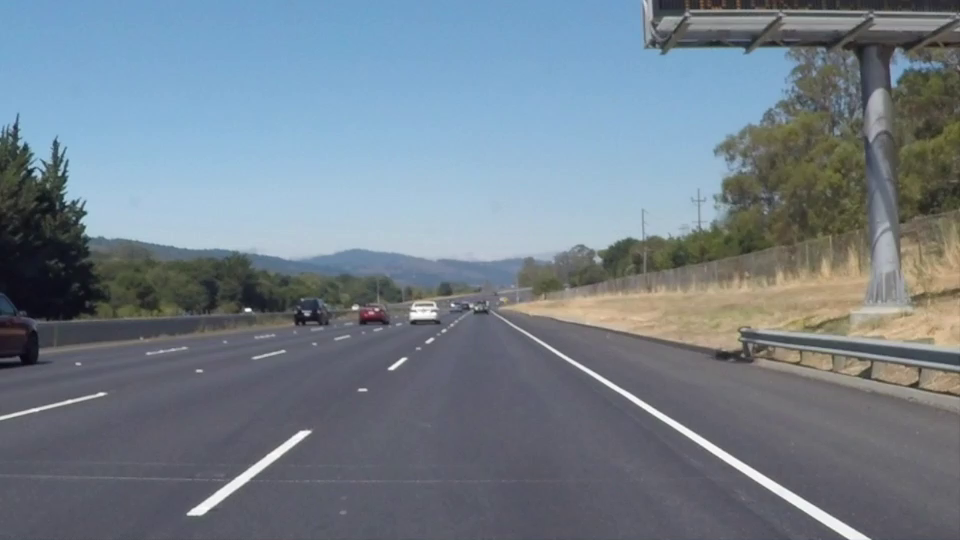
#> input picture frame 0 of data/solidWhiteRight.mp4, 960 x 540 px, given in place of tw_NH1.mp4, which was not available
$ jupyter execute --allow-errors main.ipynb   (older library calls are emulated)
#> lines starting #> are read from the running program, lines starting #| are printed output that depends on the picture; after the words box and inside, x2 and y2 are one past the last pixel; in counts of white or black regions, pixels touching at a corner belong together; pictures that were not available may be replaced by others from this repository, and a replacement may not be noted
[cell 1]
import numpy as np
import matplotlib.pyplot as plt
import cv2
import os
from sklearn.linear_model import LinearRegression

#%% Load video
P = './data'
V = 'tw_NH1.mp4'
sV = 'Lane_' + V
vc = cv2.VideoCapture(os.path.join(P, V))
fps = vc.get(cv2.CAP_PROP_FPS)
frame_count = int(vc.get(cv2.CAP_PROP_FRAME_COUNT))
video = []

[cell 2]
#%% Functions
def draw_lines(img, lines, color=[255, 0, 0], thickness=10):
    for line in lines:
        for x1,y1,x2,y2 in line:
            cv2.line(img, (x1, y1), (x2, y2), color, thickness)

def lr_lines(x, y):
    Lx, Ly, Rx, Ry = [], [], [], []
    Llimt, Rlimt = vertices[1, 0], vertices[2, 0]

    for xi, yi in zip(x[:,0], y[:,0]):
        if xi < ((Llimt + Rlimt)//2):
            Lx.append(xi)
            Ly.append(yi)
        else:
            Rx.append(xi)
            Ry.append(yi)
    return np.array(Lx), np.array(Ly), np.array(Rx), np.array(Ry)


def linear_reg(x, y, res, Llimt, Rlimt):
    model = LinearRegression(fit_intercept=True)
    model.fit(x[:, np.newaxis], y[:, np.newaxis])
    xfit = np.linspace(Llimt, Rlimt, res)[:, np.newaxis]
    yfit = model.predict(xfit)
    return xfit, yfit

def _line(lines, vertices, res=10000):
    color = [255, 0, 0]
    thickness = 5
    x1 = lines[:, :, 0]
    y1 = lines[:, :, 1]
    x2 = lines[:, :, 2]
    y2 = lines[:, :, 3]
    lines_new = np.zeros((res*2, 1, 4))
    Lx1, Ly1, Rx1, Ry1 = lr_lines(x1, y1)
    Lx2, Ly2, Rx2, Ry2 = lr_lines(x2, y2)
    Lfitx1, Lfity1 = linear_reg(Lx1, Ly1, res, vertices[0, 0], vertices[1, 0])
    Lfitx2, Lfity2 = linear_reg(Lx2, Ly2, res, vertices[0, 0], vertices[1, 0])
    Rfitx1, Rfity1 = linear_reg(Rx1, Ry1, res, vertices[3, 0], vertices[2, 0])
    Rfitx2, Rfity2 = linear_reg(Rx2, Ry2, res, vertices[3, 0], vertices[2, 0])

    nx1 = np.concatenate((Lfitx1, Rfitx1))
    nx2 = np.concatenate((Lfitx2, Rfitx2))
    ny1 = np.concatenate((Lfity1, Rfity1))
    ny2 = np.concatenate((Lfity2, Rfity2))

    nx = ((nx1 + nx2)/2).astype(int)
    ny = ((ny1 + ny2)/2).astype(int)

    lines_new = np.concatenate((nx, ny, nx, ny), axis=1)[:, np.newaxis, :]

    return lines_new

[cell 3]
#%% Video process
for idx in range(frame_count):
    vc.set(1, idx)
    ret, frame = vc.read()
    if idx==25:
        img = frame
        break
#> this loop made 26 passes
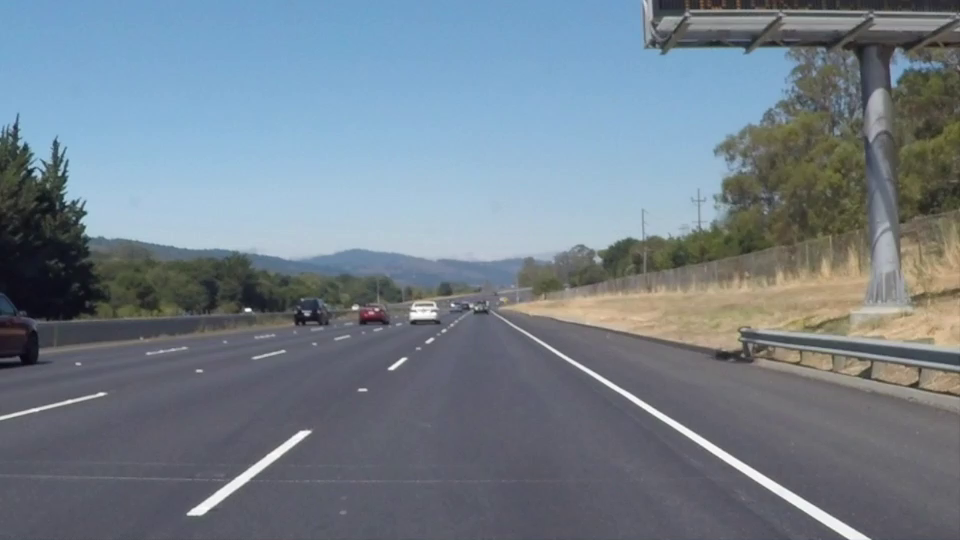
#> input picture frame 0 of data/solidWhiteRight.mp4, 960 x 540 px, given in place of tw_NH1.mp4, which was not available
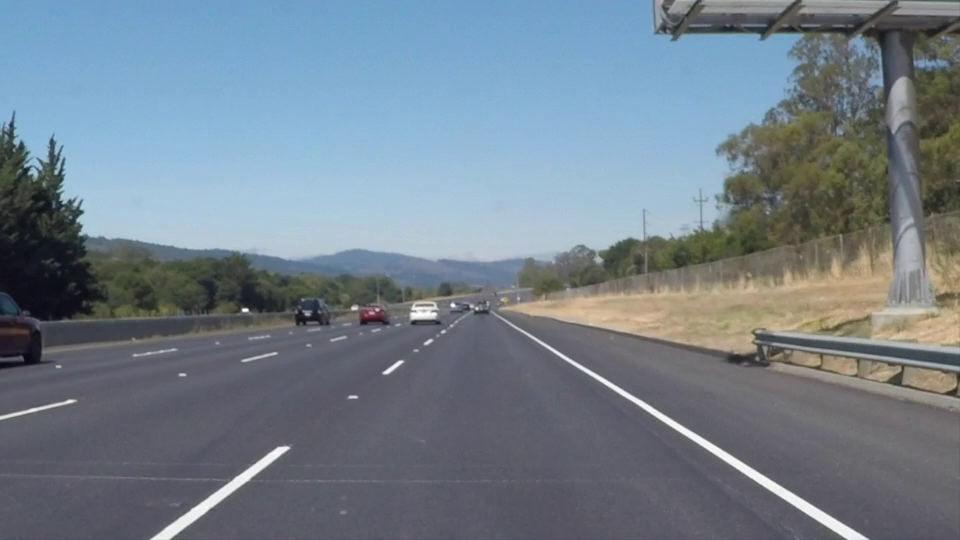
#> input picture frame 1 of data/solidWhiteRight.mp4, 960 x 540 px, given in place of tw_NH1.mp4, which was not available
#> pass 3, `ret, frame = vc.read()`:
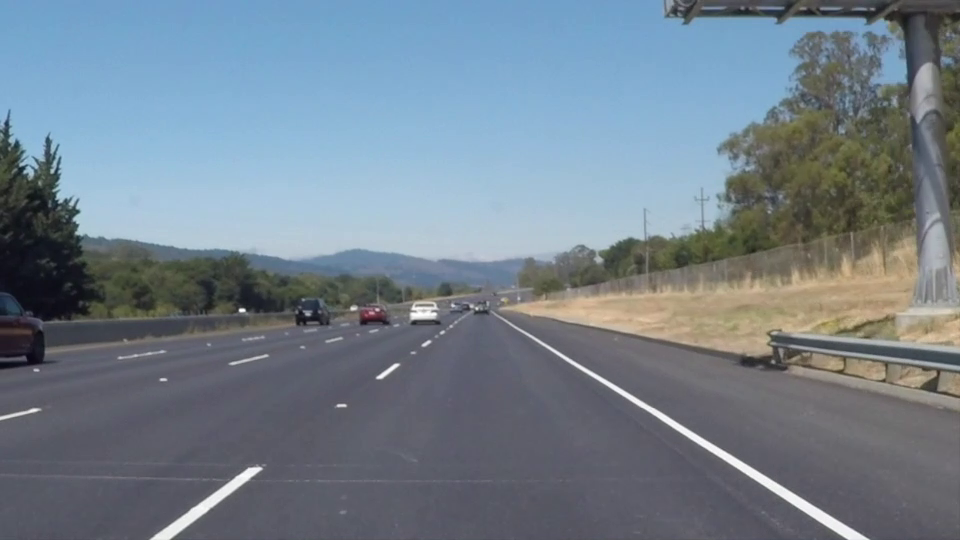
#> frame: shape (540, 960, 3); mean B, G, R 140.2, 128.5, 115.1

img = img[:,:,[2,1,0]]
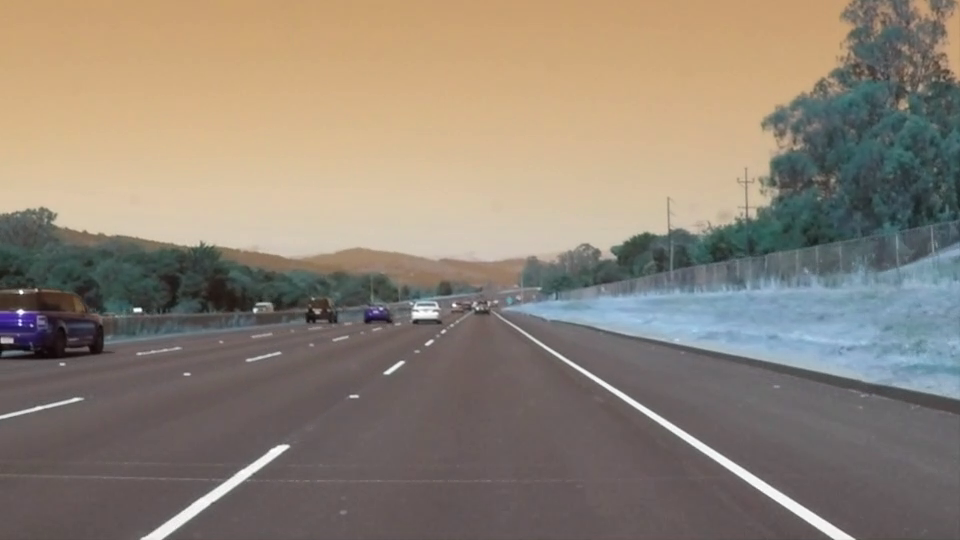
#> img: shape (540, 960, 3); mean of channels 0, 1, 2 118, 131, 142.1; drawn as B, G, R
#====================
plt.imshow(img)
print(img.shape)
#| (540, 960, 3)

[cell 4]
#%% Binary
gray_img =cv2.cvtColor(img, cv2.COLOR_BGR2GRAY)
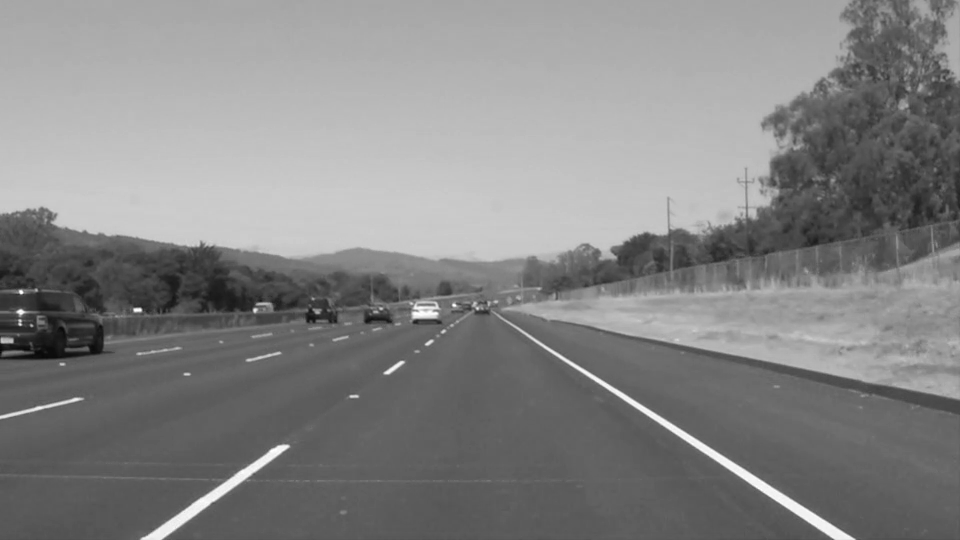
#> gray_img: shape (540, 960); min 7, max 255, mean 132.9
sobelx = cv2.Sobel(gray_img, cv2.CV_64F, 1, 0)
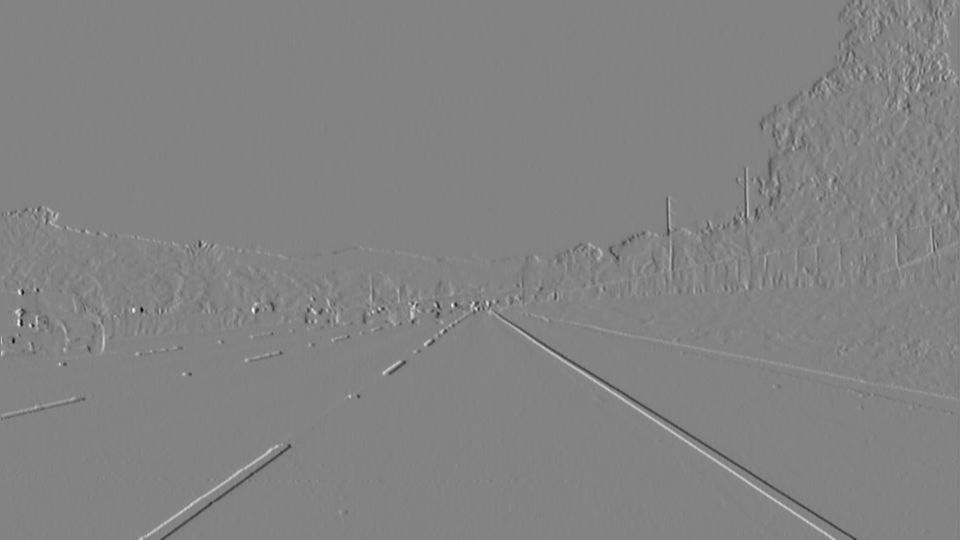
#> sobelx: shape (540, 960) float64; min -559, max 528, mean -0.1; drawn with min black and max white
abs_sobelx = np.absolute(sobelx)
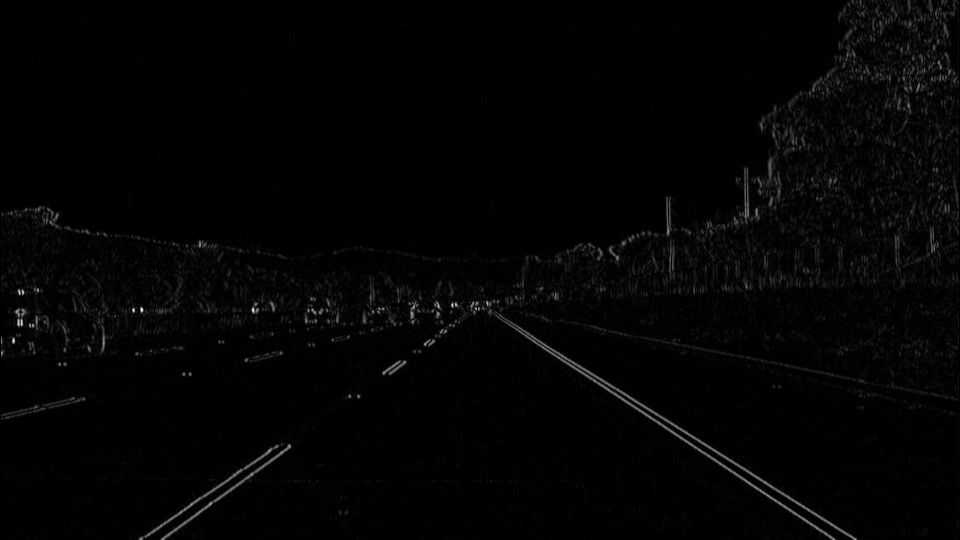
#> abs_sobelx: shape (540, 960) float64; min 0, max 559, mean 9; drawn with min black and max white
# Scale result to 0-255
scaled_sobel = np.uint8(255*abs_sobelx/np.max(abs_sobelx))

sx_binary = np.zeros_like(scaled_sobel)
# Keep only derivative values that are in the margin of interest
sx_binary[(scaled_sobel >= 25) & (scaled_sobel <= 255)] = 1
# Detect pixels that are white in the grayscale image
white_binary = np.zeros_like(gray_img)
white_binary[(gray_img > 180) & (gray_img <= 255)] = 1
# Combine all pixels detected above
binary_warped = cv2.bitwise_or(sx_binary, white_binary)

#====================
fig_0 = plt.figure(0)
plt.imshow(scaled_sobel)
fig_1 = plt.figure(1)
plt.imshow(binary_warped)
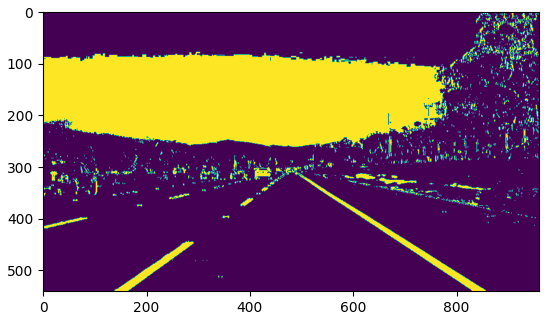
#> figure drawn by matplotlib, 1 panel

[cell 5]
#%% Mask
mask = np.zeros_like(binary_warped)
vertices = np.array(
    [[0, 990],  # Bottom left
    [805, 700],  # Top left
    [1040, 700],  # Top right
    [1920, 990]]) # Bottom righ

#defining a 3 channel or 1 channel color to fill the mask with depending on the input image
if len(binary_warped.shape) > 2:
    channel_count = binary_warped.shape[2]  # i.e. 3 or 4 depending on your image
    ignore_mask_color = (255,) * channel_count
else:
    ignore_mask_color = 255

#filling pixels inside the polygon defined by "vertices" with the fill color
cv2.fillPoly(mask, [vertices], ignore_mask_color)
#> mask: shape (540, 960); every value is 0

#returning the image only where mask pixels are nonzero
masked_image = cv2.bitwise_and(binary_warped, mask)
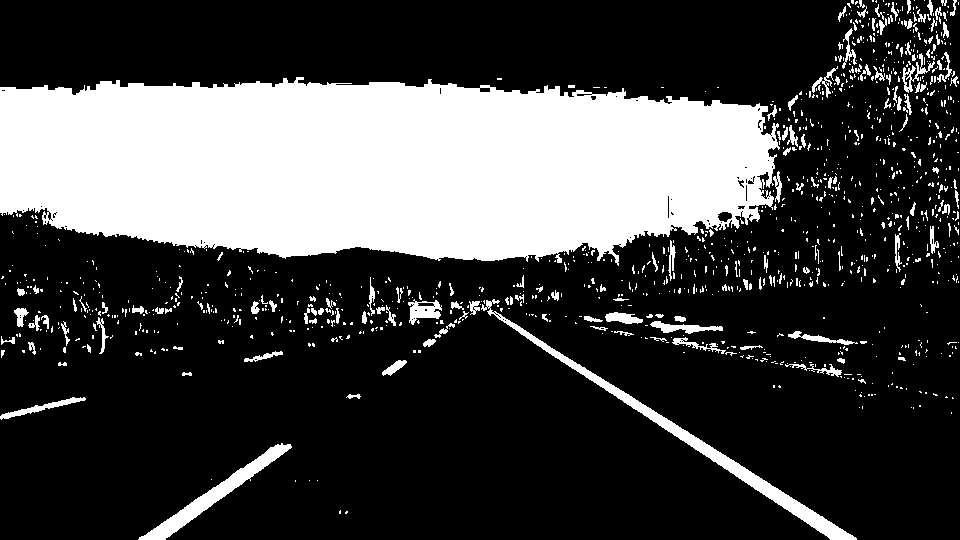
#> binary_warped: shape (540, 960); values 0 (black) and 1 (white), 26.8% white; 1138 white regions (980 under 20 px), largest, box (x1, y1, x2, y2) and area: (0, 77, 780, 266) 117868, (481, 299, 857, 540) 4220, (138, 443, 292, 540) 2257

#====================
fig_0 = plt.figure(0)
plt.imshow(masked_image)
fig_1 = plt.figure(1)
mask_r = np.zeros((img.shape[0], img.shape[1], 3), dtype=np.uint8)
mask_r[:,:,0], mask_r[:,:,1], mask_r[:,:,2] = mask, mask*0, mask*0
#> mask_r: shape (540, 960, 3); every value is 0
mask_result = cv2.addWeighted(mask_r, 1, img, 1, 0)
plt.imshow(mask_result)

[cell 6]
rho = 1
theta = np.pi/180
threshold = 1
min_line_len = 10
max_line_gap = 1

lines = cv2.HoughLinesP(masked_image, rho, theta, threshold, np.array([]), minLineLength=min_line_len, maxLineGap=max_line_gap)
#> lines = None
line_img = np.zeros((masked_image.shape[0], masked_image.shape[1], 3), dtype=np.uint8)
#> (the rest of this cell did not finish here and is left out)

draw_lines(line_img, lines_new)

#====================
fig_0 = plt.figure(0)
plt.imshow(line_img)

$ run again, starting later in the video
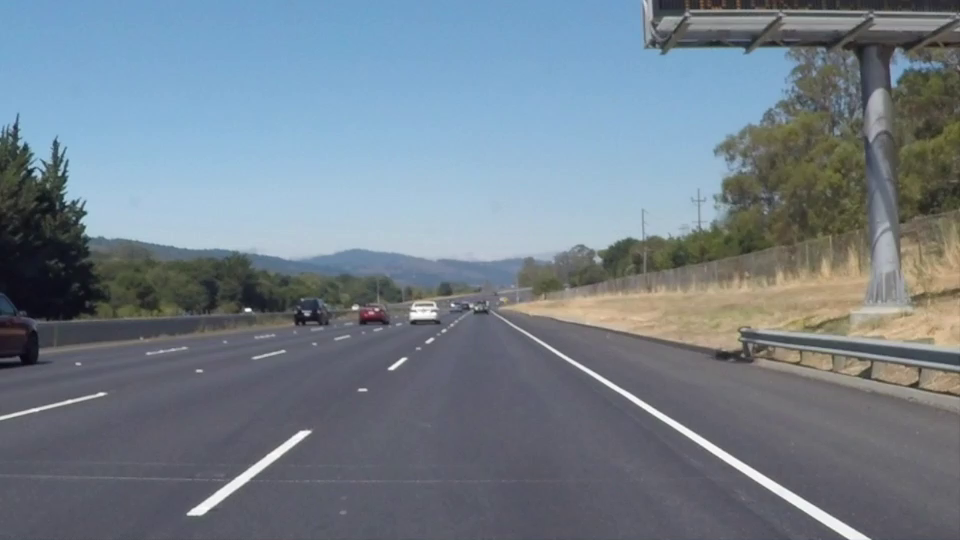
#> input picture frame 0 of data/solidWhiteRight.mp4, 960 x 540 px, given in place of tw_NH1.mp4, which was not available
#> the loop `for idx in range(frame_count):` made 26 passes
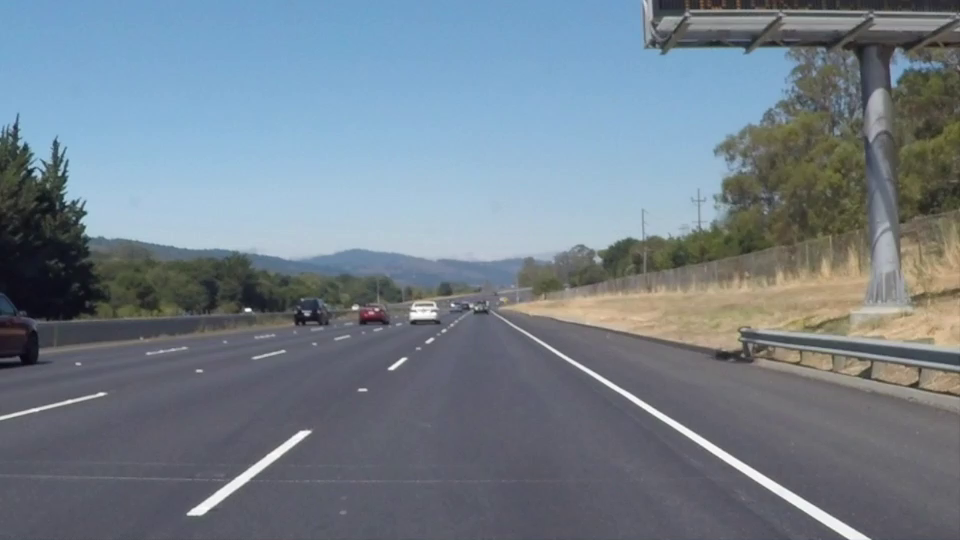
#> input picture frame 0 of data/solidWhiteRight.mp4, 960 x 540 px, given in place of tw_NH1.mp4, which was not available
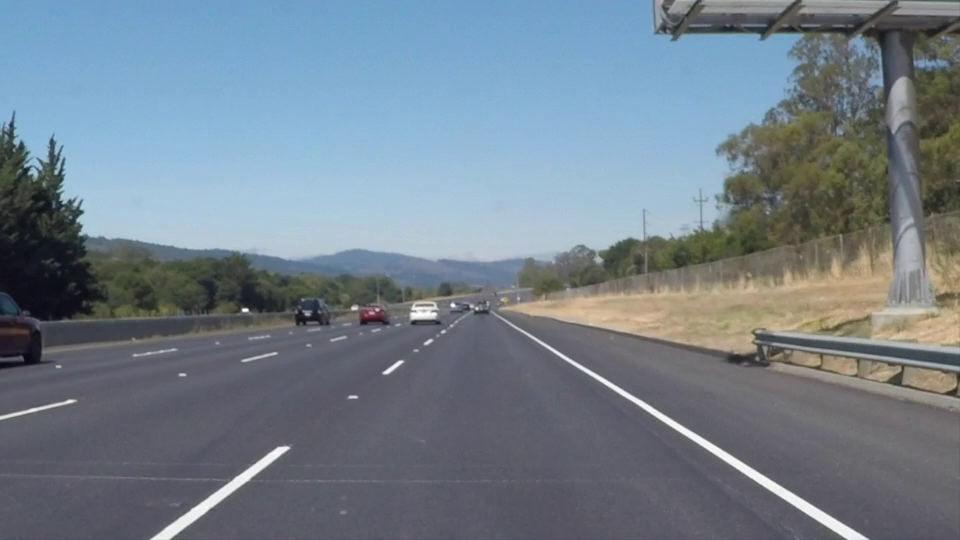
#> input picture frame 1 of data/solidWhiteRight.mp4, 960 x 540 px, given in place of tw_NH1.mp4, which was not available
#| (540, 960, 3)
#> mask: shape (540, 960); every value is 0
#> binary_warped: shape (540, 960); values 0 (black) and 1 (white), 26.8% white; 1138 white regions (980 under 20 px), largest, box (x1, y1, x2, y2) and area: (0, 77, 780, 266) 117868, (481, 299, 857, 540) 4220, (138, 443, 292, 540) 2257
#> mask_r: shape (540, 960, 3); every value is 0

$ run again, starting later in the video
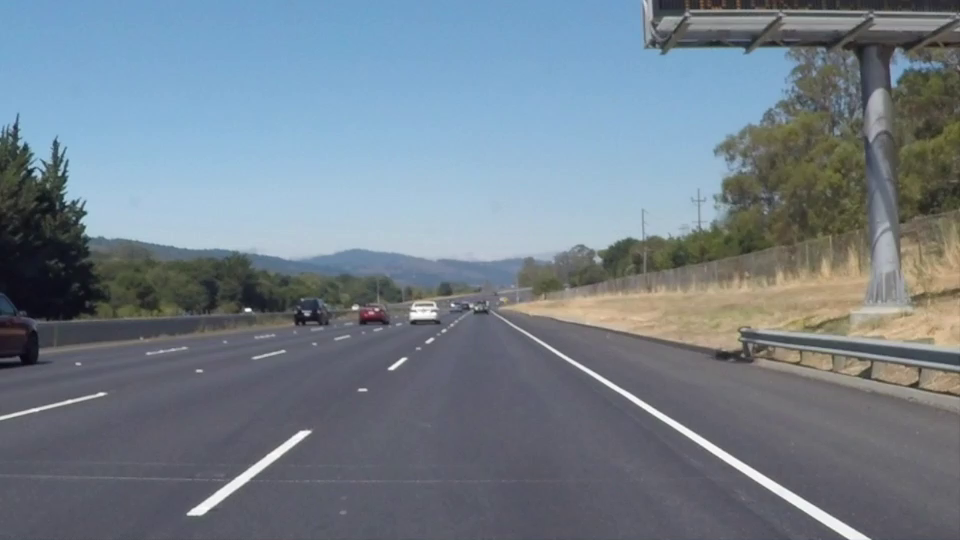
#> input picture frame 0 of data/solidWhiteRight.mp4, 960 x 540 px, given in place of tw_NH1.mp4, which was not available
#> the loop `for idx in range(frame_count):` made 26 passes
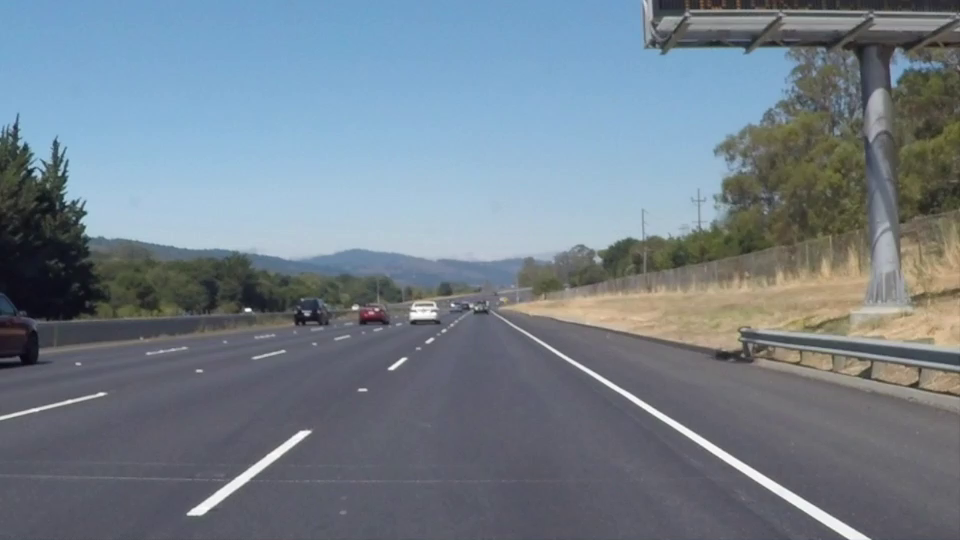
#> input picture frame 0 of data/solidWhiteRight.mp4, 960 x 540 px, given in place of tw_NH1.mp4, which was not available
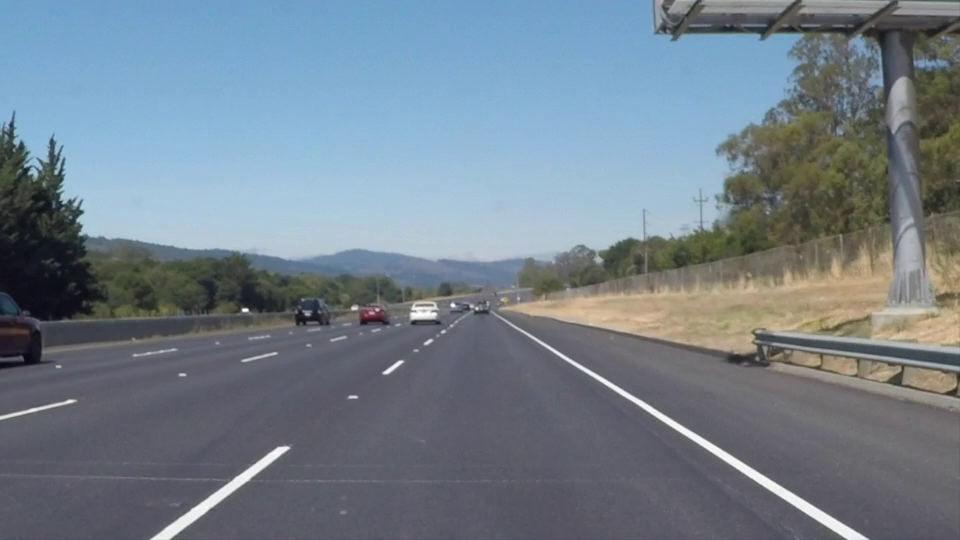
#> input picture frame 1 of data/solidWhiteRight.mp4, 960 x 540 px, given in place of tw_NH1.mp4, which was not available
#| (540, 960, 3)
#> mask: shape (540, 960); every value is 0
#> binary_warped: shape (540, 960); values 0 (black) and 1 (white), 26.8% white; 1138 white regions (980 under 20 px), largest, box (x1, y1, x2, y2) and area: (0, 77, 780, 266) 117868, (481, 299, 857, 540) 4220, (138, 443, 292, 540) 2257
#> mask_r: shape (540, 960, 3); every value is 0
